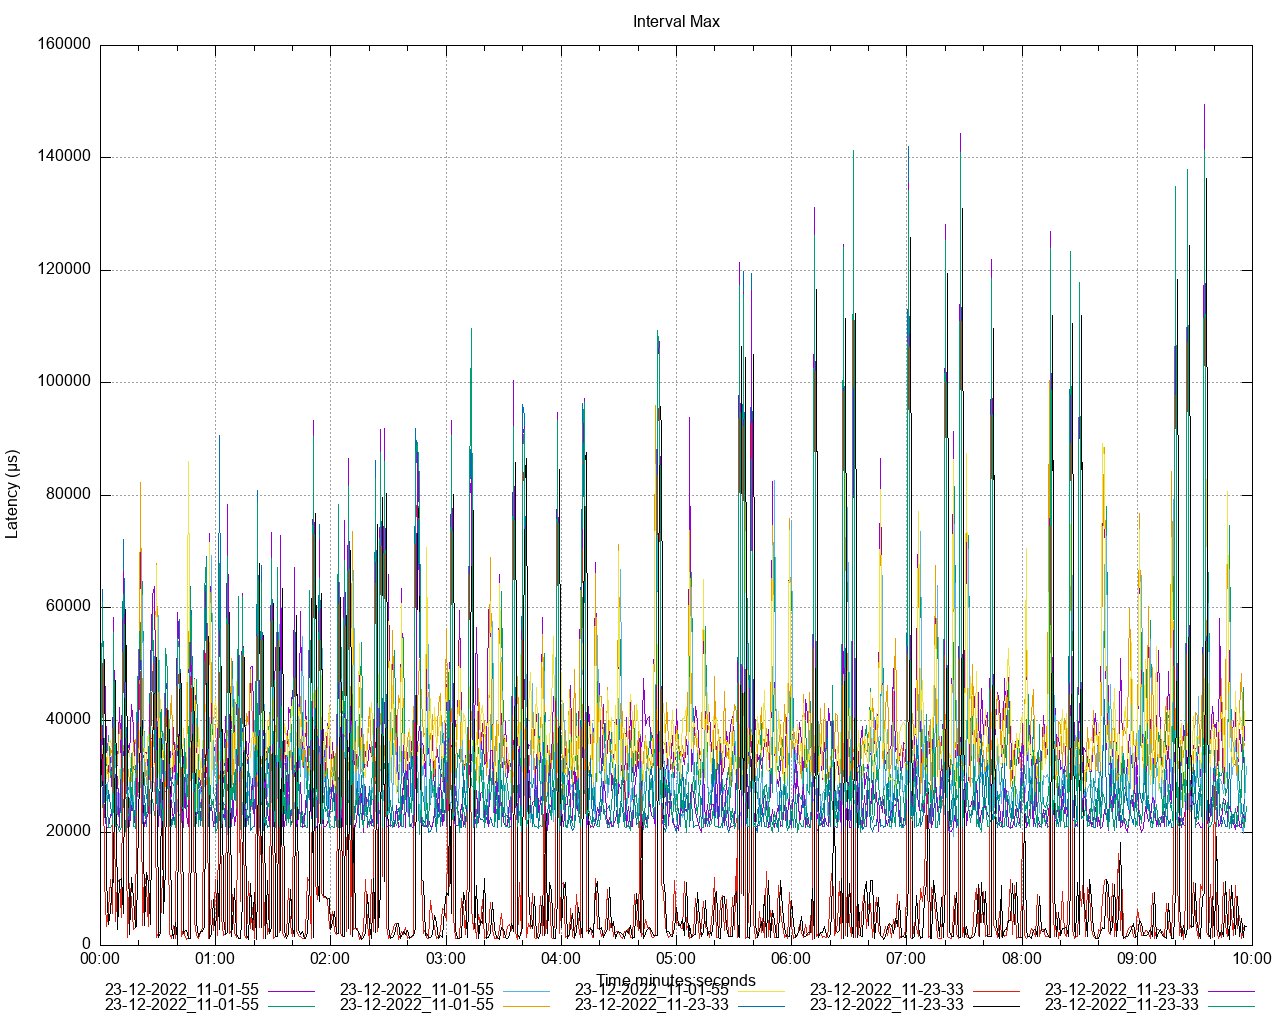

Source code (gnuplot):
set title 'Interval Max' noenhanced
set style data lines
set datafile separator ","
set terminal png size 1280,1024
set grid
set key below
set xdata time
set timefmt "%s"
offset = 0
t0(x)=(offset=($0==0) ? x : offset, x - offset)
set xlabel 'Time minutes:seconds'
set ylabel 'Latency (μs)'
set output '/Users/ahmet.mircik/Workspace/python/hazelcast-simulator/offload-benchmarks/report/latency/latency_interval_max_put.png'
plot \
   '/Users/ahmet.mircik/Workspace/python/hazelcast-simulator/offload-benchmarks/report/data/latency_interval_max_put_1.data' using (t0(timecolumn(1))):2 title "23-12-2022_11-01-55" noenhanced , \
   '/Users/ahmet.mircik/Workspace/python/hazelcast-simulator/offload-benchmarks/report/data/latency_interval_max_put_2.data' using (t0(timecolumn(1))):2 title "23-12-2022_11-01-55" noenhanced , \
   '/Users/ahmet.mircik/Workspace/python/hazelcast-simulator/offload-benchmarks/report/data/latency_interval_max_put_3.data' using (t0(timecolumn(1))):2 title "23-12-2022_11-01-55" noenhanced , \
   '/Users/ahmet.mircik/Workspace/python/hazelcast-simulator/offload-benchmarks/report/data/latency_interval_max_put_4.data' using (t0(timecolumn(1))):2 title "23-12-2022_11-01-55" noenhanced , \
   '/Users/ahmet.mircik/Workspace/python/hazelcast-simulator/offload-benchmarks/report/data/latency_interval_max_put_5.data' using (t0(timecolumn(1))):2 title "23-12-2022_11-01-55" noenhanced , \
   '/Users/ahmet.mircik/Workspace/python/hazelcast-simulator/offload-benchmarks/report/data/latency_interval_max_put_6.data' using (t0(timecolumn(1))):2 title "23-12-2022_11-23-33" noenhanced , \
   '/Users/ahmet.mircik/Workspace/python/hazelcast-simulator/offload-benchmarks/report/data/latency_interval_max_put_7.data' using (t0(timecolumn(1))):2 title "23-12-2022_11-23-33" noenhanced , \
   '/Users/ahmet.mircik/Workspace/python/hazelcast-simulator/offload-benchmarks/report/data/latency_interval_max_put_8.data' using (t0(timecolumn(1))):2 title "23-12-2022_11-23-33" noenhanced , \
   '/Users/ahmet.mircik/Workspace/python/hazelcast-simulator/offload-benchmarks/report/data/latency_interval_max_put_9.data' using (t0(timecolumn(1))):2 title "23-12-2022_11-23-33" noenhanced , \
   '/Users/ahmet.mircik/Workspace/python/hazelcast-simulator/offload-benchmarks/report/data/latency_interval_max_put_10.data' using (t0(timecolumn(1))):2 title "23-12-2022_11-23-33" noenhanced , \
